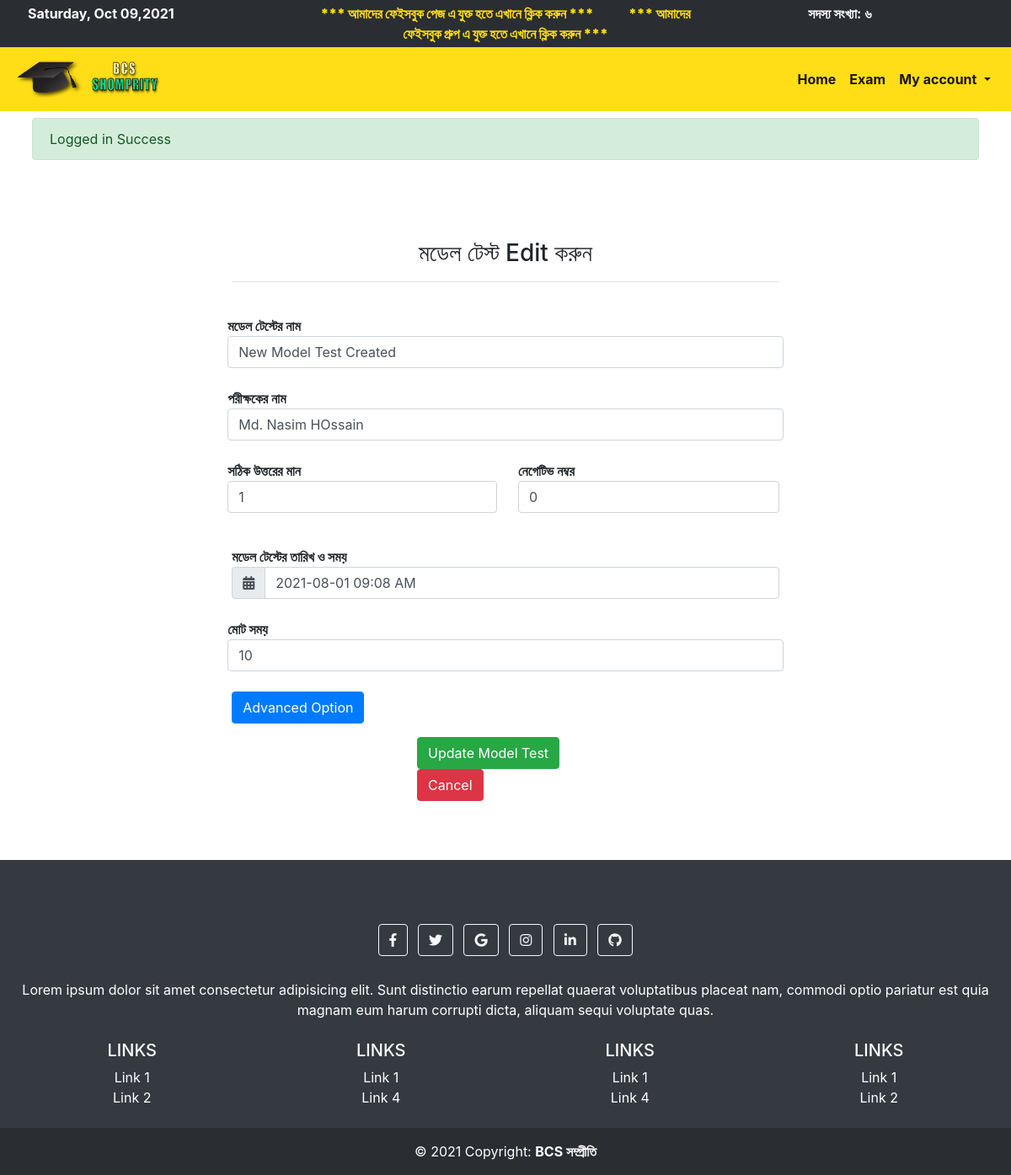
The page /student/edit_model_test.php?id=39 (signed in) on the database its author committed.
### tables this page shows
CREATE TABLE `model_test` (
  `id` int(11) NOT NULL,
  `user_id` int(11) NOT NULL,
  `model_test_name` varchar(100) NOT NULL,
  `model_test_examiner_name` varchar(100) NOT NULL,
  `positive_mark` float NOT NULL,
  `negative_mark` float NOT NULL,
  `model_test_date` varchar(100) NOT NULL,
  `duration` int(11) NOT NULL,
  `model_set` varchar(100) DEFAULT NULL,
  `course_id` int(11) DEFAULT NULL,
  `payment` int(11) DEFAULT NULL,
  `pinned` int(11) DEFAULT NULL,
  `secure_pin` varchar(100) DEFAULT NULL,
  `image_name` varchar(100) DEFAULT NULL,
  `image_type` varchar(100) DEFAULT NULL,
  `participants` int(11) DEFAULT NULL,
  `finished` int(11) DEFAULT NULL,
  `total_questions` int(11) DEFAULT NULL,
  `created_at` timestamp NULL DEFAULT current_timestamp(),
  `banner_payment_amount` varchar(100) DEFAULT NULL,
  `banner_medium` varchar(100) DEFAULT NULL,
  `banner_action` tinyint(1) NOT NULL DEFAULT 0,
  `banner_payment_number` varchar(100) DEFAULT NULL
);

### link/dbname.php (called while the page is built, shortened)
<?php
$CREATE_COURSE = 'create_course';
$MODEL_TEST = 'model_test';

### student/edit_model_test.php (the view, shortened to what this page needs)
<?php include 'toplayout.php';
$userId=userID($userInput);
if(empty($_GET['id'])){
    $modelTestID = remainingBYID_DESC($MODEL_TEST,"id",$userId);
}else {
    $modelTestID = $_GET['id'];
}
$modelTestID =  intval($modelTestID);
$model_test_data = twoTablesFULLJOIN_WHERE($MODEL_TEST,'course_id',$CREATE_COURSE,'id','id',$modelTestID);
?>
<br>
<div class="content">
    <div class="new_model_test_box">
        <h3 class="text-center">মডেল টেস্ট Edit করুন</h3>
        <hr>
        <br>
        <form class="new_model_test" id="new_model_test" enctype="multipart/form-data" action="../link/update_model_test" method="post">
        <?php  foreach ($model_test_data  as $row) { ?>
            <div class="form-row">
                <strong> মডেল টেস্টের নাম </strong>
                <input autocomplete="off" type="text" name="model_test_name" value="<?php echo $row['model_test_name']; ?>" class="form-control" required/>
            </div>
            <br>
            <div class="form-row">
                <strong> পরীক্ষকের নাম </strong>
                <input autocomplete="off" class="form-control" type="text" name="model_test_examiner_name" id="model_test_setter" value="<?php echo $row['model_test_examiner_name']; ?>" />
            </div>
            <br>
            <div class="row">
                <div class="col-md-6">
                    <div class="form-row">
                        <strong> সঠিক উত্তরের মান </strong>
                        <input autocomplete="off" class="form-control" type="number" value="1" min="1"
                            name="model_test_positive_mark" id="model_test_mark" value="<?php echo $row['positive_mark']; ?>"/>
                    </div>
                </div>
                <div class="col-md-6">
                    <div class="form-group">
                        <strong>নেগেটিভ নম্বর </strong>
                        <input step="any" class="form-control" type="number"
                            name="model_test_negative_mark" value="0" min="0" id="model_test_negative_mark" value="<?php echo $row['negative_mark']; ?>"/>
                    </div>
                </div>
            </div>
            <br>
            <strong> মডেল টেস্টের তারিখ ও সময়</strong>
            <br>
            <div class="input-group ">
            <div class="input-group-prepend">
            <button type="button"  class="input-group-text"><i class="fa fa-calendar-alt"></i></button>
            </div>
            <input type="text" id="picker" name="model_test_date"  class="form-control" value="<?php echo $row['model_test_date']; ?>">
            </div>
            <br>
            <div class="form-row">
                <strong> মোট সময়</strong>
                <input autocomplete="off" class="form-control" type="number" value="10" min="5" name="model_test_duration"
                    id="model_test_duration" value="<?php echo $row['duration']; ?>" />
            </div>
            <br>
            <p>
                <button class="btn btn-primary" type="button" data-toggle="collapse" data-target="#collapseExample"
                    aria-expanded="false" aria-controls="collapseExample">
                    Advanced Option
                </button>
            </p>
                    <?php } ?>
            <div class="form-row">
                <div class="col-md-4"></div>
                <div class="col-md-4">
                    <input type="submit" name="update_model_test" value="Update Model Test" class="btn btn-success"
                        data-disable-with="Add Model Test" />
                    <a class="btn btn-danger" href="teachers">Cancel</a>
                </div>
                <div class="col-md-4"></div>
            </div>
        </form>
    </div>
</div>
<br>
<?php include 'bottomlayout.php'; ?>

### rows shown on the page
model_test: model_test_name "New Model Test Created", model_test_examiner_name "Md. Nasim HOssain", model_test_positive_mark "1", model_test_negative_mark "0", model_test_date "2021-08-01 09:08 AM", model_test_duration "10"

### other values the page prints
englishToBangla($totalmember) "৬"
$_SESSION['message'] "Logged in Success"
